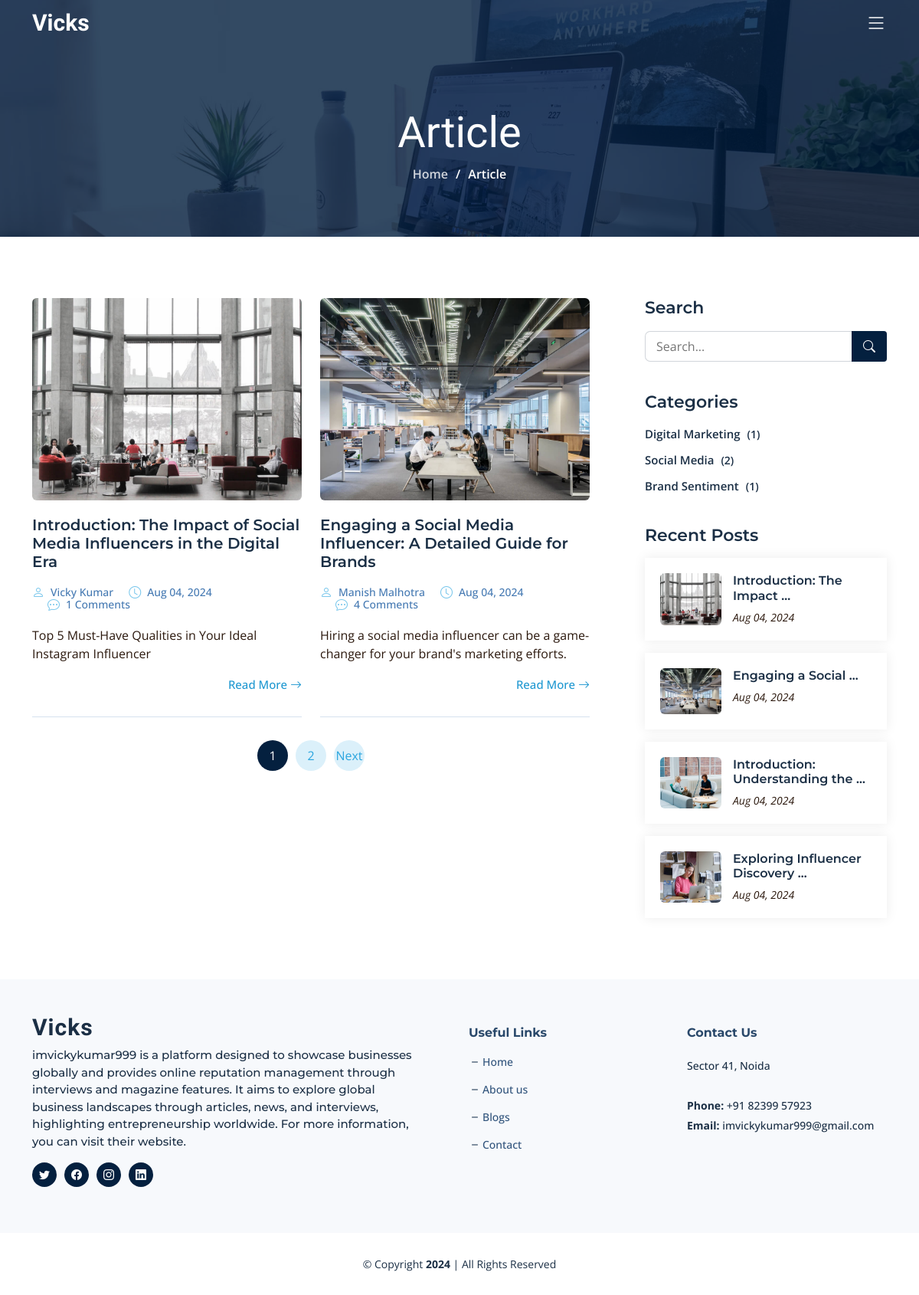
/blogs/, run on an earlier commit of the app's database.
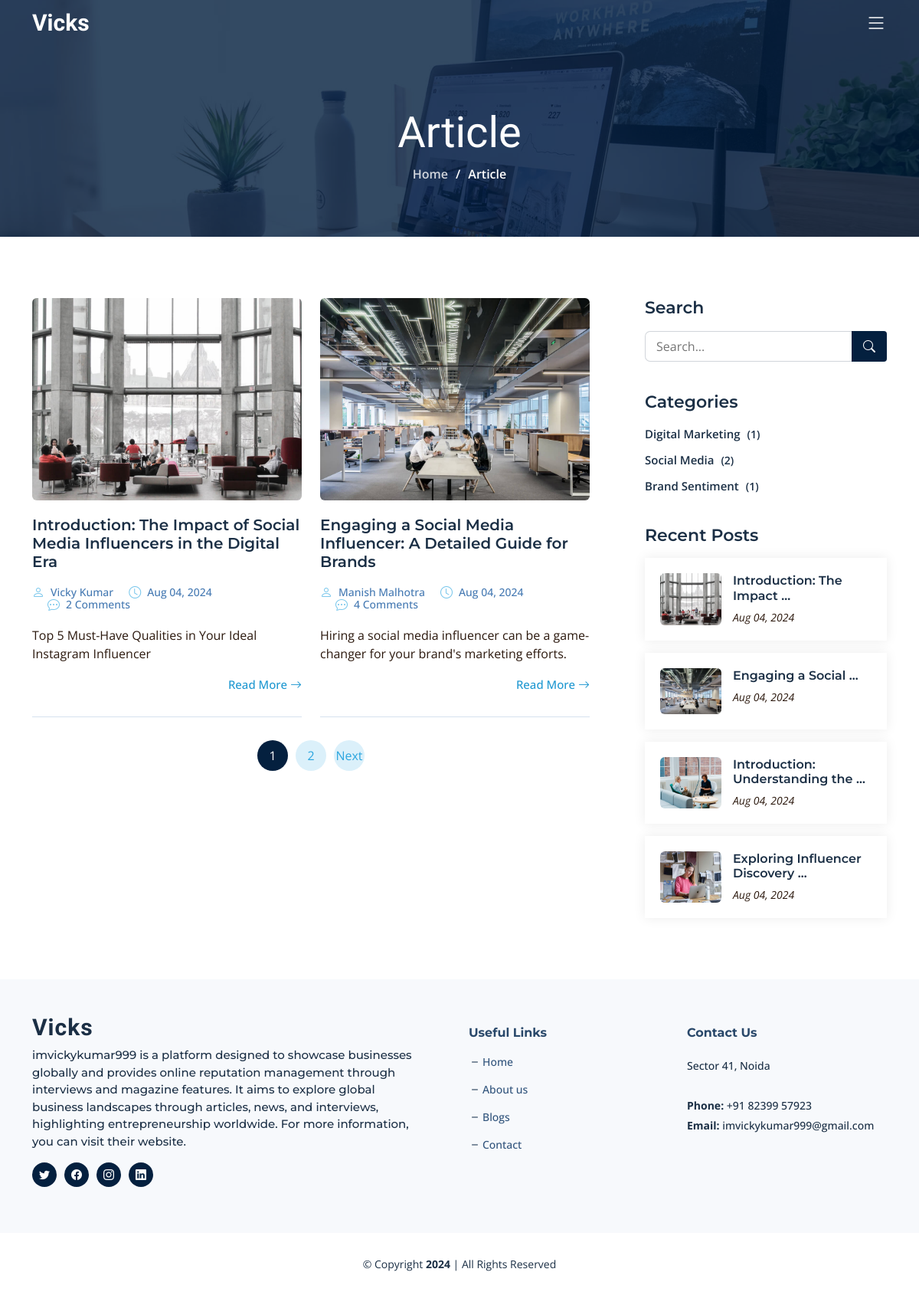
And on a later commit of the database.
### blog/models.py (models this page shows, shortened)
class Article(models.Model):
    meta_title = models.CharField(max_length=255)
    meta_description = models.TextField()
    meta_keywords = models.TextField()
    article_slug = models.SlugField(unique=True, max_length=255)
    author_name = models.CharField(max_length=255)
    article_title_h1 = models.CharField(max_length=255)
    category_name = models.ForeignKey('BlogCategory', on_delete=models.CASCADE)
    article_short_description = models.CharField(max_length=200)
    article_date = models.DateTimeField(default=timezone.now, blank=True, null=True)
    thoughts = models.TextField()
    description = RichTextField()
    image = models.ImageField(upload_to='article_images/')

class BlogCategory(models.Model):
    category_name = models.CharField(max_length=255)
    def article_count(self):
        return self.article_set.count()

class Footer(models.Model):
    call = models.CharField(max_length=255, default="")
    base_content = models.TextField(default="")
    location = models.CharField(max_length=255, default="")
    email = models.EmailField(max_length=255, default="")
    twitter_url = models.URLField(max_length=255, default="")
    facebook_url = models.URLField(max_length=255, default="")
    instagram_url = models.URLField(max_length=255, default="")
    linkedin_url = models.URLField(max_length=255, default="")

### blog/views.py (the view)
# urls.py: path('blogs/', blog_views.blogs, name='blogs'),
def blogs(request):
    categories = BlogCategory.objects.all()
    recent_posts = Article.objects.all().order_by('-article_date')[:10]
    category_slug = request.GET.get('category')
    query = request.GET.get('q', '')
    articles = Article.objects.all().order_by('-article_date')
    footer = Footer.objects.first()
    if category_slug:
        category = get_object_or_404(BlogCategory, slug=category_slug)
        articles = articles.filter(category_name=category)
    if query:
        articles = articles.filter(article_title_h1__icontains=query)
    page = request.GET.get('page', 1)
    paginator = Paginator(articles, 2)
    try:
        articles = paginator.page(page)
    except PageNotAnInteger:
        articles = paginator.page(1)
    except EmptyPage:
        articles = paginator.page(paginator.num_pages)
    try:
        seo_meta = SEOmeta.objects.get(page_name='blog')
    except SEOmeta.DoesNotExist:
        seo_meta = None
    active_blogs = 'active'
    return render(request, 'blog.html', {
        'categories': categories,
        'recent_posts': recent_posts,
        'articles': articles,
        'seo_meta': seo_meta,
        'footer': footer,
        'active_blogs': active_blogs,
        'query': query,
    })

### blog/templates/blog.html (shortened to what this page needs)
{% extends "base.html" %}
{% load static %}
{% block content %}
<div class="breadcrumbs d-flex align-items-center" style="background-image: url('{% static 'assets/img/blog-header.jpg' %}');">
  <div class="container position-relative d-flex flex-column align-items-center">
    <h2>Article</h2>
    <ol>
      <li><a href="/">Home</a></li>
      <li>Article</li>
    </ol>
  </div>
</div>
<section id="blog" class="blog">
  <div class="container" data-aos="fade-up">
    <div class="row g-5">
      <div class="col-lg-8" data-aos="fade-up" data-aos-delay="200">
        <div class="row gy-5 posts-list">
          {% for article in articles %}
          <div class="col-lg-6">
            <article class="d-flex flex-column">
              <div class="post-img">
                <img src="{{ article.image.url }}" alt="{{ article.article_title_h1 }}" class="img-fluid rounded">
              </div>
              <h2 class="title">
                <a href="{% url 'article_detail' article.article_slug %}">{{ article.article_title_h1 }}</a>
              </h2>
              <div class="meta-top">
                <ul>
                  <li class="d-flex align-items-center"><i class="bi bi-person"></i> <a href="{% url 'article_detail' article.article_slug %}">{{ article.author_name }}</a></li>
                  <li class="d-flex align-items-center"><i class="bi bi-clock"></i> <a href="{% url 'article_detail' article.article_slug %}"><time datetime="{{ article.article_date }}">{{ article.article_date|date:"M d, Y" }}</time></a></li>
                  <li class="d-flex align-items-center"><i class="bi bi-chat-dots"></i> <a href="{% url 'article_detail' article.article_slug %}">{{ article.comments.count }} Comments</a></li>
                </ul>
              </div>
              <div class="content">
                <p>
                  {{ article.article_short_description }}
                </p>
              </div>
              <div class="read-more mt-auto align-self-end">
                <a href="{% url 'article_detail' article.article_slug %}">Read More <i class="bi bi-arrow-right"></i></a>
              </div>
            </article>
          </div>
          {% endfor %}
        </div>
        <div class="blog-pagination">
          <ul class="justify-content-center">
            {% for num in articles.paginator.page_range %}
              {% if articles.number == num %}
                <li class="active"><a href="#">{{ num }}</a></li>
              {% elif num > articles.number|add:'-3' and num < articles.number|add:'3' %}
                <li><a href="?q={{ query }}&page={{ num }}">{{ num }}</a></li>
              {% endif %}
            {% endfor %}
            {% if articles.has_next %}
              <li><a href="?q={{ query }}&page={{ articles.next_page_number }}">Next</a></li>
            {% endif %}
          </ul>
        </div>
      </div>
      <div class="col-lg-4" data-aos="fade-up" data-aos-delay="400">
        <div class="sidebar ps-lg-4">
          <div class="sidebar-item search-form">
            <h3 class="sidebar-title">Search</h3>
            <form action="" class="mt-3" method="GET">
              <input type="text" name="q" value="{{ query }}" placeholder="Search...">
              <button type="submit"><i class="bi bi-search"></i></button>
            </form>
          </div>
          <div class="sidebar-item categories">
              <h3 class="sidebar-title">Categories</h3>
              <ul class="mt-3">
                  {% for category in categories %}
                      {% if category.article_count %}
                        <li><a href="/category/{{ category.category_name }}/">{{ category.category_name }} <span>({{ category.article_count }})</span></a></li>
                      {% endif %}
                  {% endfor %}
              </ul>
          </div>
          <div class="sidebar-item recent-posts">
            <h3 class="sidebar-title">Recent Posts</h3>
            <div class="mt-3">
              {% for recent_article in recent_posts %}
              <div class="post-item mt-3">
                <img src="{{ recent_article.image.url }}" alt="{{ recent_article.article_title_h1 }}" class="flex-shrink-0">
                <div>
                  <h4><a href="{% url 'article_detail' recent_article.article_slug %}">{{ recent_article.article_title_h1|truncatewords:3 }}</a></h4>
                  <time datetime="{{ recent_article.article_date }}">{{ recent_article.article_date|date:"M d, Y" }}</time></a></time>
                </div>
              </div>
              {% endfor %}
            </div>
          </div>
        </div>
      </div>
    </div>
  </div>
</section>
{% endblock %}

### blog/templates/base.html (shortened to what this page needs)
{% load static %}
<!DOCTYPE html>
<html lang="en">
<head>
  <link href="{% static 'assets/vendor/bootstrap/css/bootstrap.min.css' %}" rel="stylesheet">
  <link href="{% static 'assets/vendor/bootstrap-icons/bootstrap-icons.css' %}" rel="stylesheet">
  <link href="{% static 'assets/vendor/aos/aos.css' %}" rel="stylesheet">
  <link href="{% static 'assets/vendor/glightbox/css/glightbox.min.css' %}" rel="stylesheet">
  <link href="{% static 'assets/vendor/swiper/swiper-bundle.min.css' %}" rel="stylesheet">
  <link href="{% static 'assets/vendor/remixicon/remixicon.css' %}" rel="stylesheet">
  <link href="{% static 'assets/css/main.css' %}" rel="stylesheet">
  <link rel="stylesheet" href="https://cdnjs.cloudflare.com/ajax/libs/font-awesome/5.15.3/css/all.min.css">
</head>
<body>
  <header id="header" class="header d-flex align-items-center fixed-top">
    <div class="container-fluid container-xl d-flex align-items-center justify-content-between">
      <a href="/" class="logo d-flex align-items-center">
        <h1 class="d-flex align-items-center">Vicks</h1>
      </a>
      <i class="mobile-nav-toggle mobile-nav-show bi bi-list"></i>
    </div>
  </header>
  <main id="main">
    {% block content %}{% endblock %}
  </main>
  <footer id="footer" class="footer">
    <div class="footer-content">
      <div class="container">
        <div class="row gy-4">
          <div class="col-lg-6 col-md-12 footer-info pe-5">
            <a href="/" class="logo d-flex align-items-center">
              <span>Vicks</span>
            </a>
            <p>{{footer.base_content}}</p>
            <div class="social-links d-flex mt-3">
              <a href="{{ footer.twitter_url }}" class="twitter" target="_blank"><i class="bi bi-twitter"></i></a>
              <a href="{{ footer.facebook_url }}" class="facebook" target="_blank"><i class="bi bi-facebook"></i></a>
              <a href="{{ footer.instagram_url }}" class="instagram" target="_blank"><i class="bi bi-instagram"></i></a>
              <a href="{{ footer.linkedin_url }}" class="linkedin" target="_blank"><i class="bi bi-linkedin"></i></a>
            </div>
          </div>
          <div class="col-lg-3 col-6 footer-links">
            <h4>Useful Links</h4>
            <ul>
              <li><i class="bi bi-dash"></i> <a href="/">Home</a></li>
              <li><i class="bi bi-dash"></i> <a href="/about/">About us</a></li>
              <li><i class="bi bi-dash"></i> <a href="/blogs/">Blogs</a></li>
              <li><i class="bi bi-dash"></i> <a href="/contact/">Contact</a></li>
            </ul>
          </div>
          <div class="col-lg-3 col-md-12 footer-contact text-center text-md-start">
            <h4>Contact Us</h4>
            <p> {{footer.location}} <br><br>
              <strong>Phone:</strong> {{footer.call}} <br>
              <strong>Email:</strong> {{footer.email}} <br>
            </p>
          </div>
        </div>
      </div>
    </div>
    <div class="footer-legal">
      <div class="container">
        <div class="copyright">
          &copy; Copyright <strong><span id="current-year"></span></strong> | All Rights Reserved
        </div>
      </div>
    </div>
  </footer>
</body>
</html>

What changed in the data, as far as the page shows it:
changed Article "Introduction: The Impact of Social Media Influencers in the Digital Era": comments.count "1" → "2"
